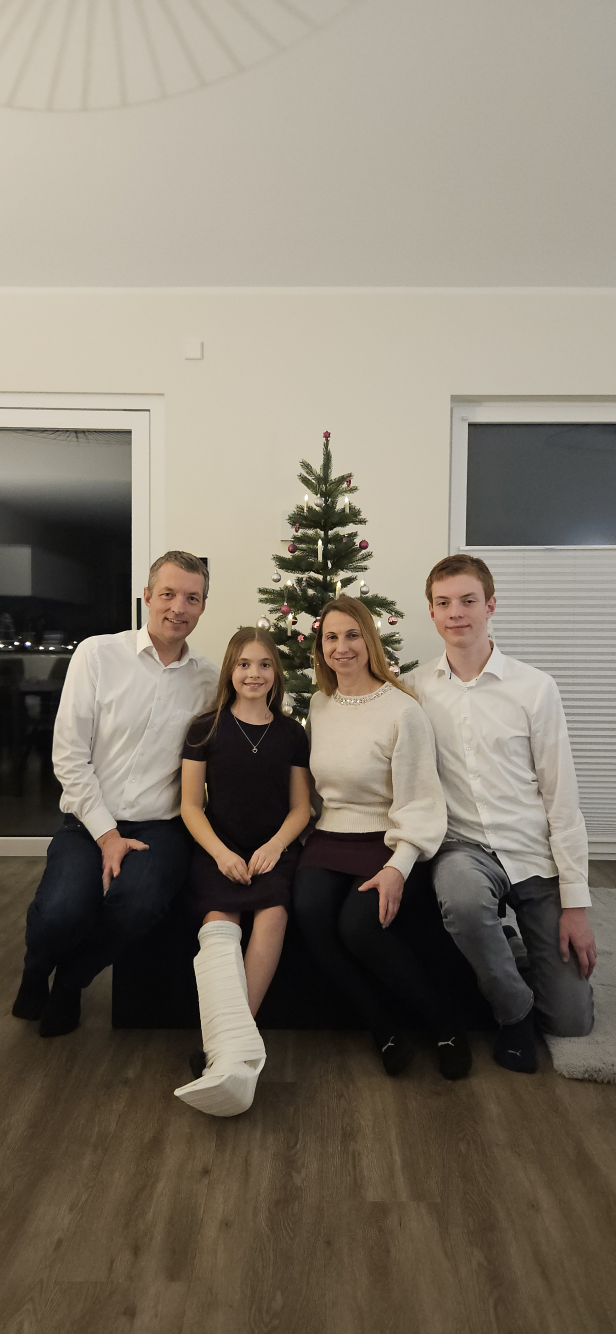
#> input picture 01_Photocleaner/Input/20260102_195120_001.jpg, 1848 x 4000 px (shown at 1/3 size); its folder holds only this picture in this run
$ python -i quality_scorer.py   (imports and definitions only)   (older library calls are emulated)
#> lines starting #> are read from the running program, lines starting #| are printed output that depends on the picture
### src/photo_cleaner/config.py
"""
PhotoCleaner Central Configuration and App Mode Management.

This module handles:
1. App Mode (DEBUG vs RELEASE)
2. Centralized Logging Setup
3. App Paths (relative to app directory or user data dir)
4. Feature Flags
"""

import os
import sys
import logging
from pathlib import Path
from enum import Enum
from typing import Optional


class AppMode(Enum):
    """Application Operating Mode."""
    DEBUG = "DEBUG"
    RELEASE = "RELEASE"


class AppConfig:
    """Centralized application configuration."""

    # Auto-keep tier defaults: (threshold1, keep1, threshold2, keep2, keep3)
    DEFAULT_TIER1_THRESHOLD = 6   # groups with fewer than this → keep DEFAULT_TIER1_KEEP
    DEFAULT_TIER1_KEEP = 1
    DEFAULT_TIER2_THRESHOLD = 12  # groups with fewer than this → keep DEFAULT_TIER2_KEEP
    DEFAULT_TIER2_KEEP = 2
    DEFAULT_TIER3_KEEP = 3        # groups >= DEFAULT_TIER2_THRESHOLD → keep this many

    # === APP MODE ===
    _mode: Optional[AppMode] = None

    # === PATHS ===
    _app_dir: Optional[Path] = None
    _user_data_dir: Optional[Path] = None

    # [5 lines left out: function set_mode, not called in this run]

    @classmethod
    def get_mode(cls) -> AppMode:
        """Get current application mode. Defaults to DEBUG if not set."""
        if cls._mode is None:
            debug_flag = os.environ.get("PHOTOCLEANER_DEBUG", "0").lower() in ("1", "true", "yes")
            if debug_flag:
                cls._mode = AppMode.DEBUG
            else:
                # Auto-detect from environment or default to RELEASE for EXE builds
                env_mode = os.environ.get("PHOTOCLEANER_MODE", "RELEASE").upper()
                cls._mode = AppMode(env_mode) if env_mode in ("DEBUG", "RELEASE") else AppMode.RELEASE
            cls._setup_logging()
        return cls._mode

    @classmethod
    def is_debug(cls) -> bool:
        """Check if running in DEBUG mode."""
        return cls.get_mode() == AppMode.DEBUG

    # [28 lines left out: functions is_release, set_app_dir, get_app_dir, set_user_data_dir, not called in this run]

    @classmethod
    def get_user_data_dir(cls) -> Path:
        """Get user data directory. Defaults to platform-specific location."""
        if cls._user_data_dir is None:
            if sys.platform == "win32":
                base = Path(os.environ.get("APPDATA", Path.home() / "AppData" / "Roaming"))
            elif sys.platform == "darwin":
                base = Path.home() / "Library" / "Application Support"
            else:
                base = Path.home() / ".local" / "share"

            cls._user_data_dir = base / "PhotoCleaner"
            cls._user_data_dir.mkdir(parents=True, exist_ok=True)
        return cls._user_data_dir

    # [115 lines left out: functions get_db_dir, get_cache_dir, get_user_settings, set_user_settings, get_autoimport_enabled, set_autoimport_enabled and 4 more, not called in this run]

    # --- Export mode ---

    DEFAULT_EXPORT_STRUCTURE = "date"
    _VALID_EXPORT_STRUCTURES = ("date", "year_month", "year", "month_day", "month", "flat")
    DEFAULT_EXPORT_FORMAT = "original"
    _VALID_EXPORT_FORMATS = ("original", "jpg", "png", "webp", "tiff", "bmp")
    DEFAULT_EXPORT_QUALITY = 100

    # [45 lines left out: functions get_export_structure, set_export_structure, get_export_format, set_export_format, get_export_quality, set_export_quality, not called in this run]

    # === LOGGING ===

    _logger_configured = False

    @classmethod
    def _setup_logging(cls) -> None:
        """Setup central logging based on current mode."""
        if cls._logger_configured:
            return

        mode = cls.get_mode()

        # Root logger
        root_logger = logging.getLogger()

        # Clear existing handlers
        for handler in root_logger.handlers[:]:
            root_logger.removeHandler(handler)

        if mode == AppMode.DEBUG:
            # DEBUG MODE: Verbose logging with detailed information
            root_logger.setLevel(logging.DEBUG)

            # Console handler with detailed format
            console_handler = logging.StreamHandler(sys.stdout)
            console_handler.setLevel(logging.DEBUG)

            # Detailed format for DEBUG
            formatter = logging.Formatter(
                '%(asctime)s | %(levelname)-8s | %(name)-35s | %(message)s',
                datefmt='%H:%M:%S'
            )
            console_handler.setFormatter(formatter)
            root_logger.addHandler(console_handler)

            file_level = logging.DEBUG

        else:
            # RELEASE MODE: Only errors and warnings to console
            root_logger.setLevel(logging.WARNING)

            console_handler = logging.StreamHandler(sys.stderr)
            console_handler.setLevel(logging.WARNING)

            # Minimal format for RELEASE (user-facing)
            formatter = logging.Formatter('%(levelname)s: %(message)s')
            console_handler.setFormatter(formatter)
            root_logger.addHandler(console_handler)

            file_level = logging.INFO

        # File handler for both modes (use user data dir so EXE logs are available)
        try:
            log_path = cls.get_user_data_dir() / "PhotoCleaner.log"
            file_handler = logging.FileHandler(log_path, encoding="utf-8")
            file_handler.setLevel(file_level)
            file_formatter = logging.Formatter(
                '%(asctime)s | %(levelname)-8s | %(name)-35s | %(message)s',
                datefmt='%Y-%m-%d %H:%M:%S'
            )
            file_handler.setFormatter(file_formatter)
            root_logger.addHandler(file_handler)
        except (OSError, PermissionError) as exc:
            root_logger.warning(f"File logging disabled: {exc}")

        # Suppress noisy third-party loggers in both modes
        for logger_name in ["PIL", "PIL.Image", "PySide6", "PyQt6", "urllib3", "requests"]:
            logging.getLogger(logger_name).setLevel(logging.WARNING)

        cls._logger_configured = True

    # [6 lines left out: function get_logger, not called in this run]


# Module-level convenience functions
def get_logger(name: str) -> logging.Logger:
    """Get a logger instance."""
    return AppConfig.get_logger(name)


def is_debug() -> bool:
    """Check if in DEBUG mode."""
    return AppConfig.is_debug()


def is_release() -> bool:
    """Check if in RELEASE mode."""
    return AppConfig.is_release()

### src/photo_cleaner/pipeline/analysis/quality_scorer.py
"""
Quality Scoring Engine for Image Analysis

Extracts all quality scoring and face metrics calculations from QualityAnalyzer.
This module provides a dedicated QualityScorer class handling:

1. Technical Quality Metrics:
   - FFT-based global sharpness (0-100)
   - Local sharpness consistency (0-100)
   - Detail/texture score (0-100)
   - Foreground/background separation (0-100)
   - Lighting quality with exposure balance (0-100)
   - Color cast penalty (0-20)

2. Face-Specific Scoring:
   - Eye openness via Eye Aspect Ratio (EAR)
   - Gaze direction (forward/away detection)
   - Head pose (tilt/yaw analysis)
   - Smile detection (mouth aspect ratio)
   - Per-face sharpness calculation
   - Best person selection from multi-face images

3. Final Score Calculation:
   - Portrait Mode: 60% face quality + 40% technical
   - Landscape Mode: 100% technical quality
   - Motion blur/autofocus penalty detection

Dependencies:
- numpy (lazy-imported, provided by QualityAnalyzer)
- cv2 (lazy-imported, provided by QualityAnalyzer)
- ScoringConstants (from scoring_constants.py)
- FaceQuality, PersonEyeStatus (from models.py)
"""

from __future__ import annotations

import logging
from typing import Optional, TYPE_CHECKING

from photo_cleaner.pipeline.analysis import FaceQuality, PersonEyeStatus
from photo_cleaner.pipeline.scoring_constants import ScoringConstants
from photo_cleaner.config import AppConfig

if TYPE_CHECKING:
    import numpy as np
    from numpy.typing import NDArray
else:
    NDArray = object

logger = logging.getLogger(__name__)


class QualityScorer:
    """
    Dedicated quality scoring engine for image analysis.

    Handles all scoring calculations: technical metrics (sharpness, lighting,
    detail) and face-specific metrics (eyes, gaze, head pose, smile).

    Supports binary modes:
    - Portrait: Images with faces use face quality (60%) + technical (40%)
    - Landscape: Images without faces use pure technical scores (100%)

    Dependencies are injected to support lazy-loading pattern:
    - numpy: For array operations
    - cv2: For image processing (Laplacian, Sobel, histogram, etc.)
    """

    # [781 lines left out: functions __init__, np, cv2, calculate_base_score, calculate_sharpness_fft, calculate_local_sharpness and 18 more, not called in this run]

>>> import cv2
>>> picture = cv2.imread('../../../../01_Photocleaner/Input/20260102_195120_001.jpg', cv2.IMREAD_GRAYSCALE)
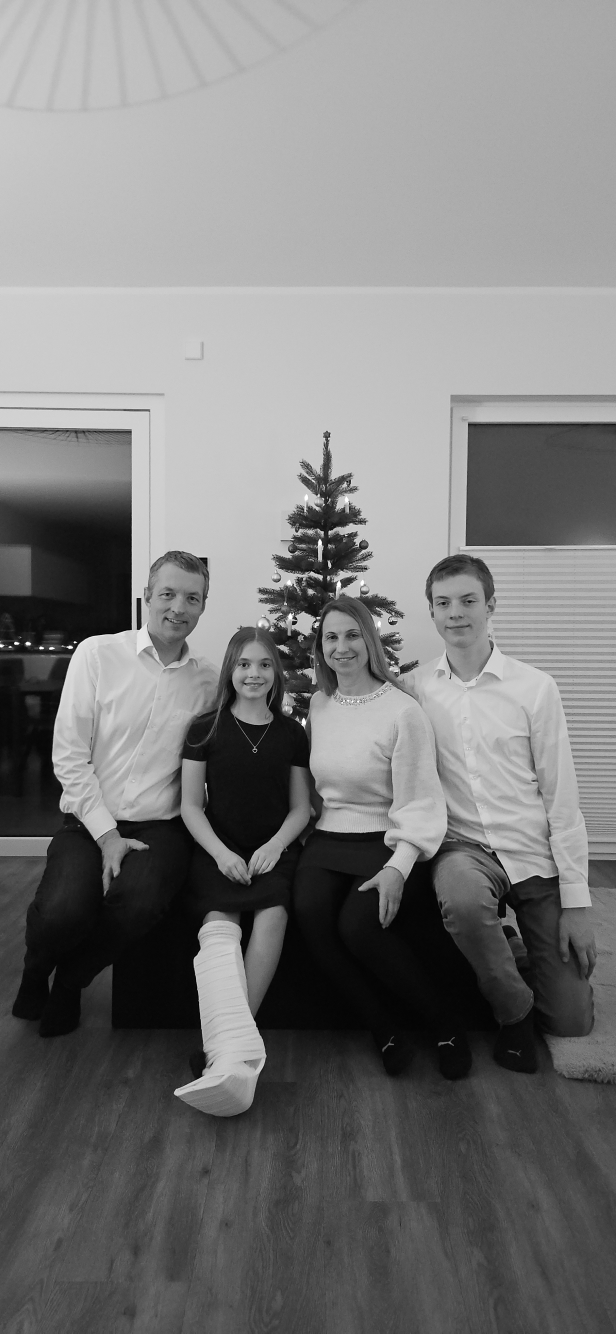
#> picture: shape (4000, 1848) (shown at 1/3 size); min 0, max 255, mean 122.8
>>> result = QualityScorer().calculate_detail_score(picture)
#> in calculate_detail_score, `grad_x = cv2.Sobel(gray, cv2.CV_64F, 1, 0, ksize=3)`:
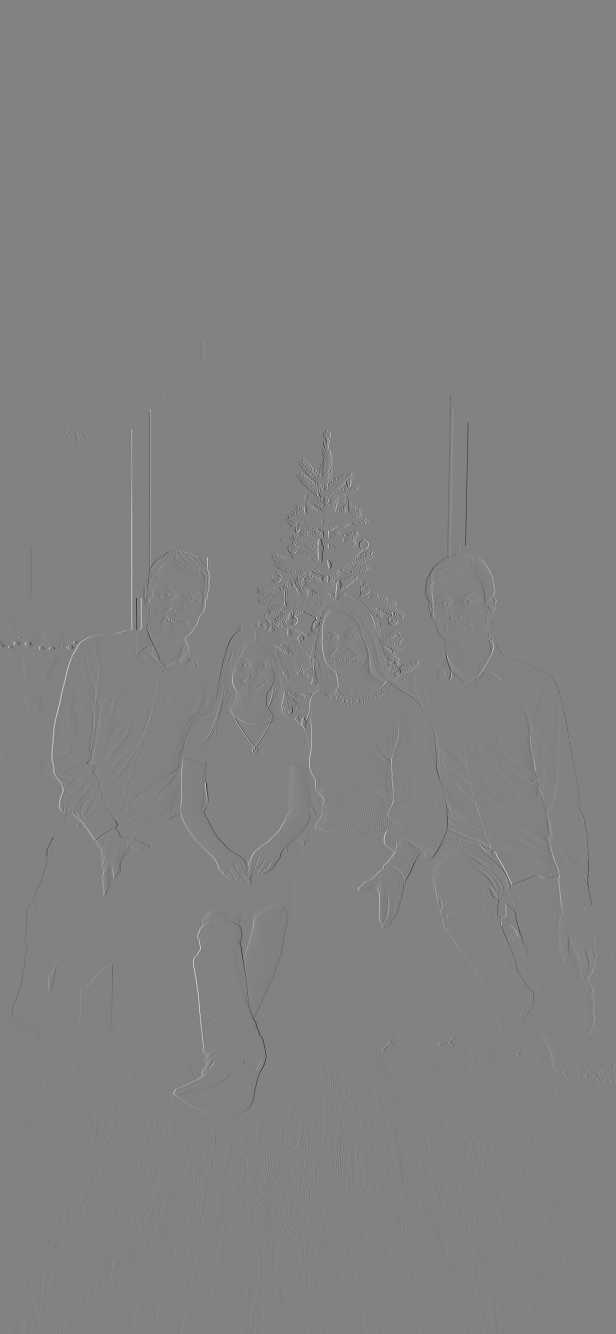
#> grad_x: shape (4000, 1848) float64 (shown at 1/3 size); min -960, max 919, mean 0.1; drawn with min black and max white
#> in calculate_detail_score, `mag = np.sqrt(grad_x ** 2 + grad_y ** 2)`:
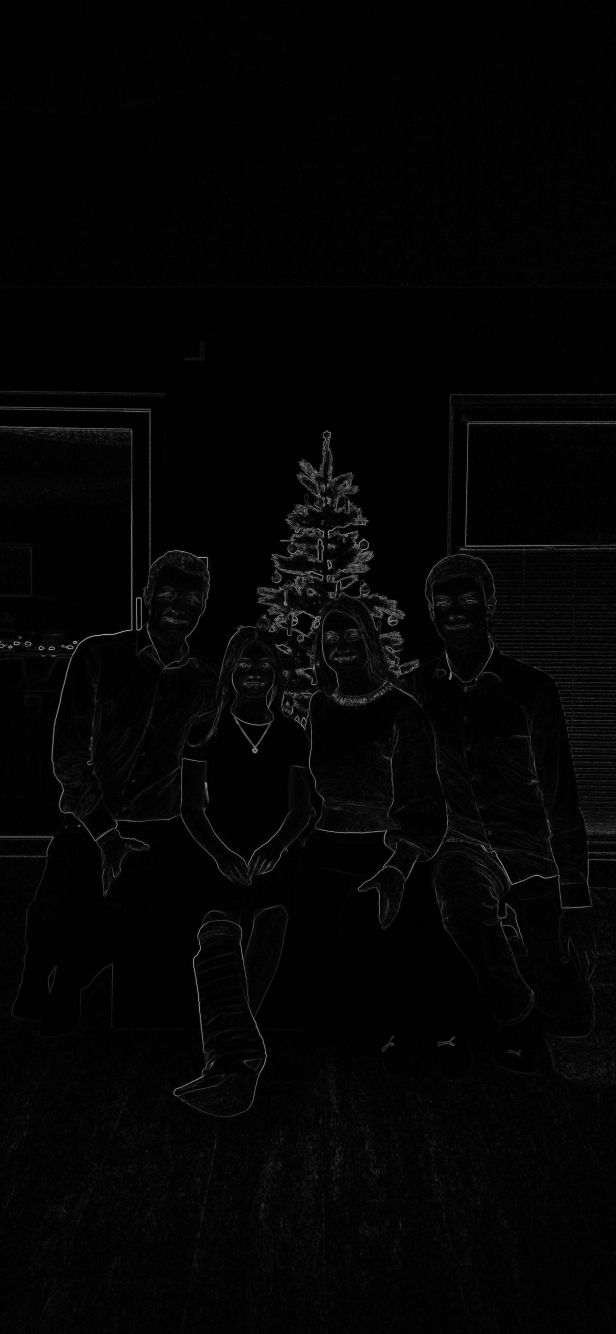
#> mag: shape (4000, 1848) float64 (shown at 1/3 size); min 0, max 1002.4, mean 20; drawn with min black and max white
#> in calculate_detail_score, `edge_strength = float(np.mean(mag))`: edge_strength = 19.97
#> in calculate_detail_score, `texture = float(cv2.Laplacian(gray, cv2.CV_64F).var())`: texture = 93.49
#> in calculate_detail_score, `edge_score = min(100.0, (edge_strength / 50.0) * 100.0)`: edge_score = 39.95
#> in calculate_detail_score, `texture_score = min(100.0, (texture / 400.0) * 100.0)`: texture_score = 23.37
#> in calculate_detail_score, `detail_score = max(0.0, min(100.0, edge_score * 0.6 + texture_score * ..`: detail_score = 33.32
#> result = 33.32
